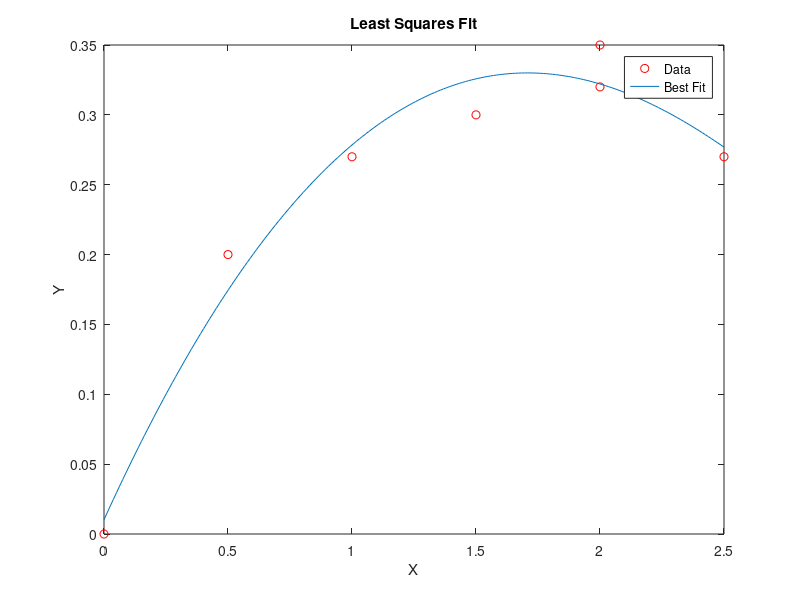

MATLAB code to generate this figure:
% Data
X = [0.0 0.5 1.0 1.5 2.0 2.0 2.5]';
Y = [0.0 0.20 0.27 0.30 0.32 0.35 0.27]';

% Construct matrix A
A = [exp(X) X.^2 X ones(size(X))];

% Solve least squares problem
beta = A\Y;

a = beta(1);
b = beta(2);
c = beta(3);
d = beta(4);

disp('Coefficients:')
disp(beta)

% Generate smooth curve for plotting
xplot = linspace(min(X),max(X),200);
yplot = a*exp(xplot) + b*xplot.^2 + c*xplot + d;

% Plot
figure
plot(X,Y,'ro')      % data points only
hold on
plot(xplot,yplot)   % best fit curve
xlabel('X')
ylabel('Y')
title('Least Squares Fit')
legend('Data','Best Fit')
